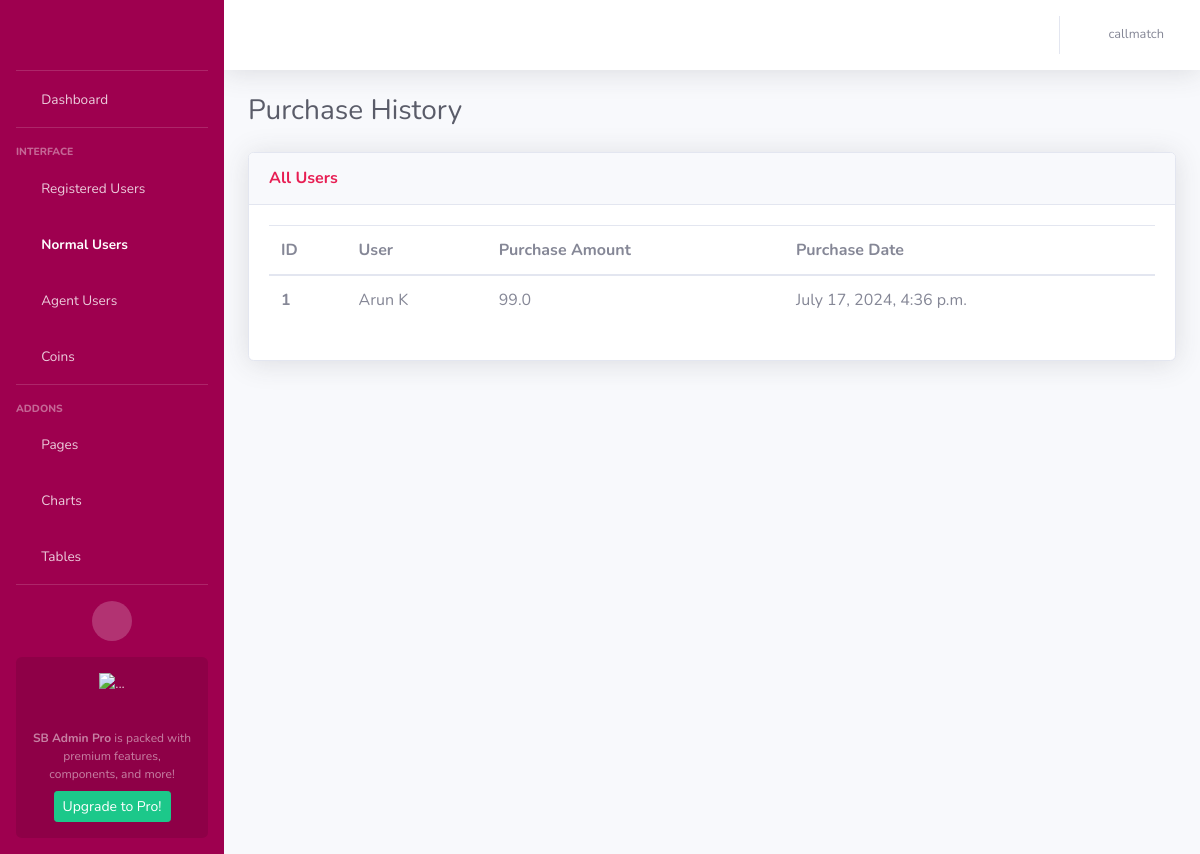
The page /history_normal_user (signed in) on the database its author committed.
### AdminApp/models.py (models this page shows, shortened)
class UserPurchaseModel(models.Model):
    userpurchase_id = models.AutoField(primary_key = True)
    user = models.ForeignKey(CustomerModel, on_delete=models.CASCADE)
    purchase_date = models.DateTimeField()
    purchase_amount = models.FloatField()

class CustomerModel(models.Model):
    NORMAL_USER = 'Normal User'
    AGENT_USER = 'Agent User'
    USER_STATUS_CHOICES = [
        (NORMAL_USER, 'Normal User'),
        (AGENT_USER, 'Agent User'),
    ]
    BOTH = 'Both'
    MALAYALAM = 'Malayalam'
    TAMIL = 'Tamil'
    LANGUAGE_CHOICES = [
        (BOTH, 'Both'),
        (MALAYALAM, 'Malayalam'),
        (TAMIL, 'Tamil'),
    ]
    customer_id = models.AutoField(primary_key = True)
    customer_first_name = models.CharField(max_length=100)
    customer_last_name = models.CharField(max_length=100)
    customer_email = models.EmailField()
    customer_contact = models.CharField(max_length=50)
    status = models.CharField(
        max_length=20,
        choices=USER_STATUS_CHOICES,
        default=NORMAL_USER,
    )
    is_online = models.BooleanField(default=False)
    languages = models.CharField(
        max_length=20,
        choices=LANGUAGE_CHOICES,
        default=BOTH,
    )

### AdminApp/views.py (the view)
# urls.py: path('history_normal_user', views.user_history, name='history_normal_users'),
def user_history(request):
    username = request.session.get('user', None)
    if username is None:
        return redirect('/login')
    user_history = UserPurchaseModel.objects.all()
    return render(request, 'normaluser_history.html', {'user_history': user_history, 'username': username})

### templates/normaluser_history.html (shortened to what this page needs)
<!DOCTYPE html>
<html lang="en">
<head>
    {% load static %}
    <link href="{% static 'vendor/fontawesome-free/css/all.min.css' %}" rel="stylesheet" type="text/css">
    <link href="{% static 'css/sb-admin-2.min.css' %}" rel="stylesheet">
</head>
<body id="page-top">
    <div id="wrapper">
        <ul class="navbar-nav bg-gradient-primary sidebar sidebar-dark accordion" id="accordionSidebar">
            <a class="sidebar-brand d-flex align-items-center justify-content-center" href="{% url 'home' %}">
                <div class="logo" style="background-image: url({% static 'img/call-match.png' %});"></div>
            </a>
            <hr class="sidebar-divider my-0">
            <li class="nav-item ">
                <a class="nav-link" href="{% url 'home' %}">
                    <i class="fas fa-fw fa-tachometer-alt"></i>
                    <span>Dashboard</span></a>
            </li>
            <hr class="sidebar-divider">
            <div class="sidebar-heading">
                Interface
            </div>
            <li class="nav-item">
                <a class="nav-link" href="{% url 'users' %}">
                    <i class="fas fa-fw fa-table"></i>
                    <span>Registered Users</span></a>
            </li>
            <li class="nav-item active">
                <a class="nav-link collapsed" href="#" data-toggle="collapse" data-target="#collapseUtilities"
                    aria-expanded="true" aria-controls="collapseUtilities">
                    <i class="fas fa-fw fa-users"></i>
                    <span>Normal Users</span>
                </a>
            </li>
            <li class="nav-item">
                <a class="nav-link collapsed" href="#" data-toggle="collapse" data-target="#collapseUtilities1"
                    aria-expanded="true" aria-controls="collapseUtilities1">
                    <i class="fas fa-fw fa-users"></i>
                    <span>Agent Users</span>
                </a>
            </li>
            <li class="nav-item">
                <a class="nav-link collapsed" href="#" data-toggle="collapse" data-target="#collapseUtilities2"
                    aria-expanded="true" aria-controls="collapseUtilities1">
                    <i class="fas fa-fw fa-coins"></i>
                    <span>Coins</span>
                </a>
            </li>
            <hr class="sidebar-divider">
            <div class="sidebar-heading">
                Addons
            </div>
            <li class="nav-item">
                <a class="nav-link collapsed" href="#" data-toggle="collapse" data-target="#collapsePages"
                    aria-expanded="true" aria-controls="collapsePages">
                    <i class="fas fa-fw fa-folder"></i>
                    <span>Pages</span>
                </a>
            </li>
            <li class="nav-item">
                <a class="nav-link" href="charts.html">
                    <i class="fas fa-fw fa-chart-area"></i>
                    <span>Charts</span></a>
            </li>
            <li class="nav-item">
                <a class="nav-link" href="tables.html">
                    <i class="fas fa-fw fa-table"></i>
                    <span>Tables</span></a>
            </li>
            <hr class="sidebar-divider d-none d-md-block">
            <div class="text-center d-none d-md-inline">
                <button class="rounded-circle border-0" id="sidebarToggle"></button>
            </div>
            <div class="sidebar-card d-none d-lg-flex">
                <img class="sidebar-card-illustration mb-2" src="img/undraw_rocket.svg" alt="...">
                <p class="text-center mb-2"><strong>SB Admin Pro</strong> is packed with premium features, components, and more!</p>
                <a class="btn btn-success btn-sm" href="https://startbootstrap.com/theme/sb-admin-pro">Upgrade to Pro!</a>
            </div>
        </ul>
        <div id="content-wrapper" class="d-flex flex-column">
            <div id="content">
                <nav class="navbar navbar-expand navbar-light bg-white topbar mb-4 static-top shadow">
                    <ul class="navbar-nav ml-auto">
                        <li class="nav-item dropdown no-arrow">
                            <a class="nav-link dropdown-toggle" href="#" id="userDropdown" role="button"
                                data-toggle="dropdown" aria-haspopup="true" aria-expanded="false">
                                <i class="fas fa-fw fa-user"></i>
                                <span class="mr-2 d-none d-lg-inline text-gray-600 small">{{username}}</span>
                            </a>
                        </li>
                    </ul>
                </nav>
                <div class="container-fluid">
                    <div class="d-sm-flex align-items-center justify-content-between mb-4">
                        <h1 class="h3 mb-0 text-gray-800">Purchase History</h1>
                    </div>
                    <div class="row">
                        <div class="col">
                            <div class="card shadow mb-4">
                                <div
                                    class="card-header py-3 d-flex flex-row align-items-center justify-content-between">
                                    <h6 class="m-0 font-weight-bold text-primary">All Users</h6>
                                    <div class="dropdown no-arrow">
                                        <a class="dropdown-toggle" href="#" role="button" id="dropdownMenuLink"
                                            data-toggle="dropdown" aria-haspopup="true" aria-expanded="false">
                                            <i class="fas fa-ellipsis-v fa-sm fa-fw text-gray-400"></i>
                                        </a>
                                    </div>
                                </div>
                                <div class="card-body">
                                    <div>
                                        <table class="table all-users">
                                          <thead>
                                            <tr>
                                              <th scope="col">ID</th>
                                              <th scope="col">User</th>
                                              <th scope="col">Purchase Amount</th>
                                              <th scope="col">Purchase Date</th>
                                            </tr>
                                          </thead>
                                          <tbody>
                                          {% for history in user_history %}
                                            <tr>
                                              <th scope="row">{{ forloop.counter }}</th>
                                              <td>{{history.user.customer_first_name}} {{history.user.customer_last_name}}</td>
                                              <td>{{history.purchase_amount}}</td>
                                              <td>{{history.purchase_date}}</td>
                                            </tr>
                                          {% endfor %}
                                          </tbody>
                                        </table>
                                    </div>
                                </div>
                            </div>
                        </div>
                    </div>
                </div>
            </div>
        </div>
    </div>
</body>
</html>

### templates/normaluser_history.html (style rules this page uses)
.logo { height:2rem; width:8rem; background-position: center; background-size: cover; background-repeat: no-repeat; }

### rows shown on the page
UserPurchaseModel: user.customer_first_name "Arun", user.customer_last_name "K", purchase_amount "99.0", purchase_date "July 17, 2024, 4:36 p.m."

### other values the page prints
{{ username }} "callmatch"
